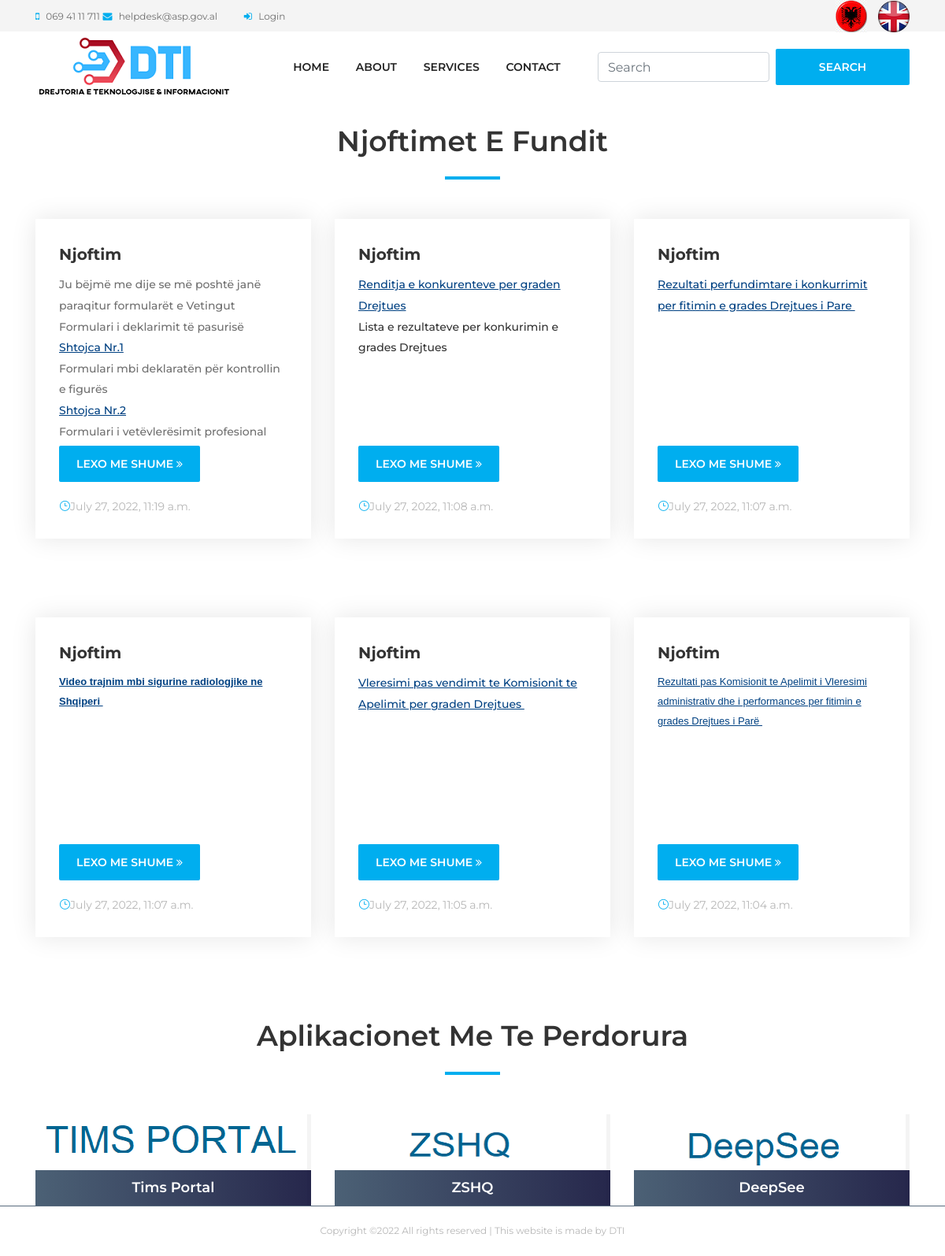
The page /en/ on the database its author committed.
### website/models.py (models this page shows, shortened)
class Post(models.Model):
    STATUS_CHOICES = (('draft', 'Draft'), ('published', 'Published'),)
    title = models.CharField(max_length=250)
    author = models.ForeignKey(User, on_delete=models.CASCADE)
    body = RichTextUploadingField()
    publish = models.DateTimeField(default=timezone.now)
    created = models.DateTimeField(auto_now_add=True)
    updated = models.DateTimeField(auto_now=True)
    status = models.CharField(max_length=10, choices=STATUS_CHOICES, default='draft')
    objects = models.Manager()  # The default manager.
    published = PublishedManager()  # Our custom manager.
    class Meta:
        ordering = ('-publish',)

class MostUsedApp(models.Model):
    title = models.CharField(max_length=100)
    link = RichTextUploadingField()
    class Meta:
        verbose_name = ("mostusedapp")

### website/views.py (the view)
# urls.py: 2. Add a URL to urlpatterns:  path('', views.home, name='home')
def home(request):
    post = Post.objects.all().order_by('-pk')[:6]
    mostusedapp = MostUsedApp.objects.all
    context = {'post': post, 'mostusedapp': mostusedapp}
    return render(request, 'home.html', context)

### website/templates/home.html
{% extends 'base.html' %}
{% load static %}
{% load i18n %}
{% block content %}
 <section class="dento-blog-area mt-4 clearfix">
    <div class="container">
      <div class="row">
        <div class="col-12">
          <div class="section-heading text-center">
            <h2>{% trans "Njoftimet e Fundit" %}</h2>
            <div class="line"></div>
          </div>
        </div>
      </div>
      <div class="row">
          {% for i in post %}
       <div class="col-12 col-md-6 col-lg-4">
          <div class="single-blog-item mb-100">
            <div class="blog-content">
              <a href="post.html" class="post-title">{{ i.title }}</a>
              <div style="height: 210px; overflow-y: hidden;">
                {{i.body | safe}}
              </div>
            <a href="post.html"  class="btn dento-btn mt-2">{% trans "Lexo me shume" %} <i class="fa fa-angle-double-right"></i></a>
                <br>
                <br>
              <div class="post-meta">
                <a href="#"><i class="icon_clock_alt"></i>{{ i.publish }}</a>
              </div>
            </div>
          </div>
        </div>
           {% endfor %}
      </div>
    </div>
 </section>
    <div class="container">
      <div class="row">
        <div class="col-12">
          <div class="section-heading text-center">
            <h2>{% trans "Aplikacionet me te perdorura" %}</h2>
            <div class="line"></div>
          </div>
        </div>
      </div>
      <div class="row">
{% for i in mostusedapp %}
        <div class="col-12 col-sm-6 col-md-4">
          <div class="single-dentist-area ">
              <a>{{i.link | safe}}</a>
            <div class="dentist-content">
              <div class="dentist-info bg-gradient-overlay">
                <h5>{{i.title | safe}}</h5>
              </div>
            </div>
          </div>
        </div>
          {% endfor %}
      </div>
    </div>
{% endblock %}

### website/templates/base.html (shortened to what this page needs)
{% load static %}
 {% load i18n %}
<html lang="en">
<head>
  <link rel="stylesheet" href="{% static 'website/css/style.css' %} ">
</head>
<body>
  <header class="header-area">
    <div class="top-header-area">
      <div class="container h-100">
        <div class="row h-100 align-items-center">
          <div class="col-6 col-md-9 col-lg-8">
            <div class="top-header-content">
              <a href="#" data-toggle="tooltip" data-placement="bottom" title="069 41 11 711"><i class="fa fa-mobile"></i> <span>069 41 11 711</span></a>
              <a href="contact.html" data-toggle="tooltip" data-placement="bottom" title="helpdesk@asp.gov.al"><i class="fa fa-envelope"></i> <span>helpdesk@asp.gov.al</span></a>
		<a href="/admin/" data-toggle="tooltip" data-placement="bottom" title="Login"><i class="fa fa-sign-in"></i> <span>Login</span></a>
            </div>
          </div>
          <div class="col-6 col-md-3 col-lg-4">
            <div class="top-header-social-info text-right">
              <a class="nav-brand" href="/sq/"><img src="{% static 'website/img/core-img/alb.jpg' %}" alt=""></a>
              <a class="nav-brand" href="/en/"><img src="{% static 'website/img/core-img/eng.png' %}" alt=""></a>
            </div>
          </div>
        </div>
      </div>
    </div>
    <div class="main-header-area">
      <div class="classy-nav-container breakpoint-off">
        <div class="container">
          <nav class="classy-navbar justify-content-between" id="dentoNav">
            <a class="nav-brand" href="{% url 'home' %}"><img src="{% static 'website/img/core-img/logo.dti.png' %}" alt=""></a>
            <div class="classy-menu">
              <div class="classynav">
                <ul id="nav">
                  <li><a href="{% url 'home' %}">{% trans "Home" %}</a></li>
                  <li><a href="{% url 'about' %}">{% trans "About" %}</a></li>
                  <li><a href="{% url 'applications' %}">{% trans "Services" %}</a></li>
                  <li><a href="./contact.html">{% trans "Contact" %}</a></li>
                </ul>
              </div>
            </div>
            <form  action="{% url 'searchbar' %}" method="get" class="form-inline my-2 my-lg-0">
                <input name="search" class="form-control mr-sm-2" type="text" placeholder="Search" aria-label="Search">
                <button class="btn dento-btn" type="submit">{% trans "Search" %}</button>
            </form>
          </nav>
        </div>
      </div>
    </div>
  </header>
{% block content %}
{% endblock %}
  <footer class=" bg-white text-dark" >
          <div class="copywrite-content">
            <p>
Copyright &copy;<script>document.write(new Date().getFullYear());</script>
              All rights reserved | This website is made by DTI
            </p>
          </div>
  </footer>
</body>
</html>

### static/website/css/style.css (style rules this page uses)
* { margin: 0; padding: 0; }
body { font-family: "Montserrat", sans-serif; font-weight: 400; font-size: 14px; }
h1, h2, h3, h4, h5, h6 { font-family: "Montserrat", sans-serif; color: #333333; line-height: 1.4; font-weight: 600; }
a, a:active, a:focus, a:hover { color: #333333; text-decoration: none; -webkit-transition-duration: 500ms; -o-transition-duration: 500ms; transition-duration: 500ms; outline: none; }
li { list-style: none; }
p { line-height: 1.9; color: #707070; font-size: 14px; font-weight: 400; }
img { max-width: 100%; height: auto; }
ul { margin: 0; padding: 0; }
ul li { margin: 0; padding: 0; }
.bg-gradient-overlay { position: relative; z-index: 1; }
.bg-gradient-overlay::after { position: absolute; content: ""; height: 100%; width: 100%; top: 0; left: 0; z-index: -1; background: #2c455d; background: -webkit-linear-gradient(to right, #2c455d, #00012c); background: linear-gradient(to right, #2c455d, #00012c); opacity: 0.85; }
.mb-100 { margin-bottom: 100px; }
.section-heading { position: relative; z-index: 1; margin-bottom: 50px; }
.section-heading h2 { font-size: 36px; text-transform: capitalize; margin-bottom: 20px; }
.section-heading .line { width: 70px; height: 4px; background-color: #00aeef; }
.section-heading.text-center .line { margin: 0 auto; }
.dento-btn { position: relative; z-index: 1; min-width: 170px; height: 46px; line-height: 42px; font-size: 14px; font-weight: 600; display: inline-block; padding: 0 20px; text-align: center; text-transform: uppercase; color: #ffffff; border-radius: 2px; background-color: #00aeef; -webkit-transition: all 500ms; -o-transition: all 500ms; transition: all 500ms; border: 2px solid #00aeef; }
.header-area { position: relative; z-index: 599; width: 100%; -webkit-transition-duration: 500ms; -o-transition-duration: 500ms; transition-duration: 500ms; }
.top-header-area { position: relative; z-index: 1; height: 40px; background-color: #f4f4f4; }
.top-header-area .top-header-content a { display: inline-block; font-size: 12px; color: #707070; }
.top-header-area .top-header-content a i { color: #00aeef; margin-right: 5px; }
.top-header-area .top-header-content a:last-child { margin-left: 30px; }
.top-header-area .top-header-social-info a { color: #707070; display: inline-block; font-size: 14px; margin-left: 10px; }
.classy-nav-container { background-color: transparent; }
.classy-nav-container .classy-navbar { height: 90px; padding: 0; }
.classy-nav-container .classy-navbar .classynav ul li a { padding: 0 15px; font-weight: 600; font-size: 14px; text-transform: uppercase; }
.single-dentist-area { position: relative; z-index: 1; background-color: #f4f4f4; -webkit-transition-duration: 500ms; -o-transition-duration: 500ms; transition-duration: 500ms; }
.single-dentist-area .dentist-content { position: absolute; width: 100%; bottom: 0; }
.single-dentist-area .dentist-content .dentist-info { width: 100%; padding: 10px 15px; text-align: center; }
.single-dentist-area .dentist-content .dentist-info h5 { color: #ffffff; font-size: 18px; margin-bottom: 0; }
.single-blog-item { position: relative; z-index: 1; box-shadow: 0 0 30px 0 rgba(0, 0, 0, 0.1); }
.single-blog-item .blog-content { background-color: #ffffff; padding: 30px; }
.single-blog-item .blog-content .post-title { max-height: 100px; text-overflow: ellipsis !important; font-size: 20px; font-weight: 700; display: block; margin-bottom: 10px; }
.single-blog-item .blog-content p { font-weight: 500; }
.single-blog-item .blog-content .post-meta a { display: inline-block; color: #b7b7b7; margin-right: 15px; }
.single-blog-item .blog-content .post-meta a i { color: #00aeef; }
.single-blog-item .blog-content .post-meta a:last-child { margin-right: 0; }
.copywrite-content { position: relative; z-index: 1; border-top: 1px solid #576a7d; padding: 20px 0; text-align: center; }
.copywrite-content p { font-size: 12px; color: #b7b7b7; margin-bottom: 0; }
p { margin-bottom: 0px !important; }

### rows shown on the page
Post: title "Njoftim", body "Ju bëjmë me dije se më poshtë janë paraqitur formularët e Vetingut Formulari i deklarimit të pasurisë Shtojca Nr.1 Formulari mbi deklaratën për kontrollin e figurës Shtojca Nr.2 Formulari i vetëvlerësimit profesional", publish "July 27, 2022, 11:19 a.m."
Post: title "Njoftim", body "Renditja e konkurenteve per graden Drejtues Lista e rezultateve per konkurimin e grades Drejtues", publish "July 27, 2022, 11:08 a.m."
Post: title "Njoftim", body "Rezultati perfundimtare i konkurrimit per fitimin e grades Drejtues i Pare", publish "July 27, 2022, 11:07 a.m."
Post: title "Njoftim", body "Video trajnim mbi sigurine radiologjike ne Shqiperi", publish "July 27, 2022, 11:07 a.m."
Post: title "Njoftim", body "Vleresimi pas vendimit te Komisionit te Apelimit per graden Drejtues", publish "July 27, 2022, 11:05 a.m."
Post: title "Njoftim", body "Rezultati pas Komisionit te Apelimit i Vleresimi administrativ dhe i performances per fitimin e grades Drejtues i Parë", publish "July 27, 2022, 11:04 a.m."
MostUsedApp: link (picture), title "Tims Portal"
MostUsedApp: link (picture), title "ZSHQ"
MostUsedApp: link (picture), title "DeepSee"
